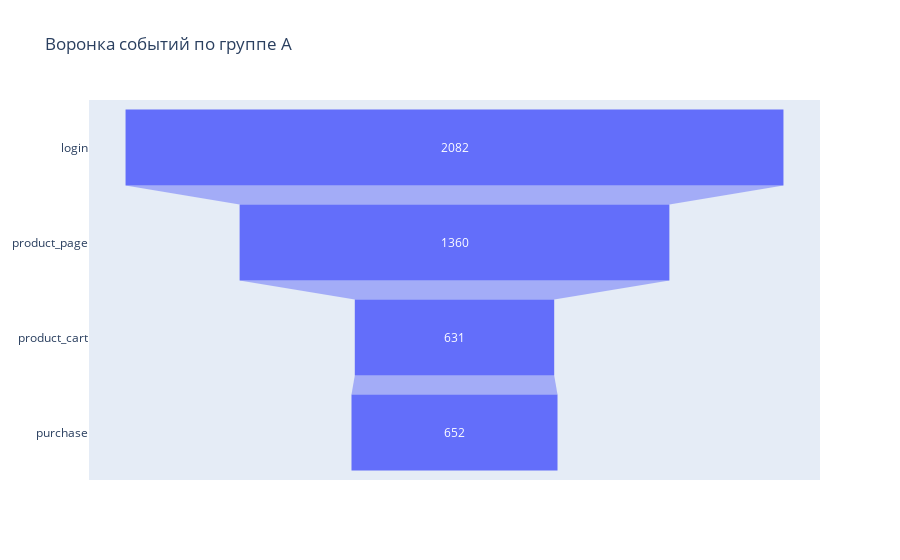

Notebook source saved alongside this figure:
### Markdown cell above
Количество покупок превышает корзину - часть пользователей переходят к оплате минуя корзину.

### Code cell
#построим воронку по группе А
fig = go.Figure(
    go.Funnel(y=user_group_A['event_name'], x= user_group_A['nunique'])
                 )
fig.update_layout(title_text='Воронка событий по группе А')
fig.show()

### Figure 1 — Plotly figure (JSON) as saved in the notebook; plotly's stock layout.template omitted (floating-point values rounded to 4 significant figures)
{"data": [{"type": "funnel", "x": [2082, 1360, 631, 652], "y": ["login", "product_page", "product_cart", "purchase"]}], "layout": {"title": {"text": "Воронка событий по группе А"}}}
